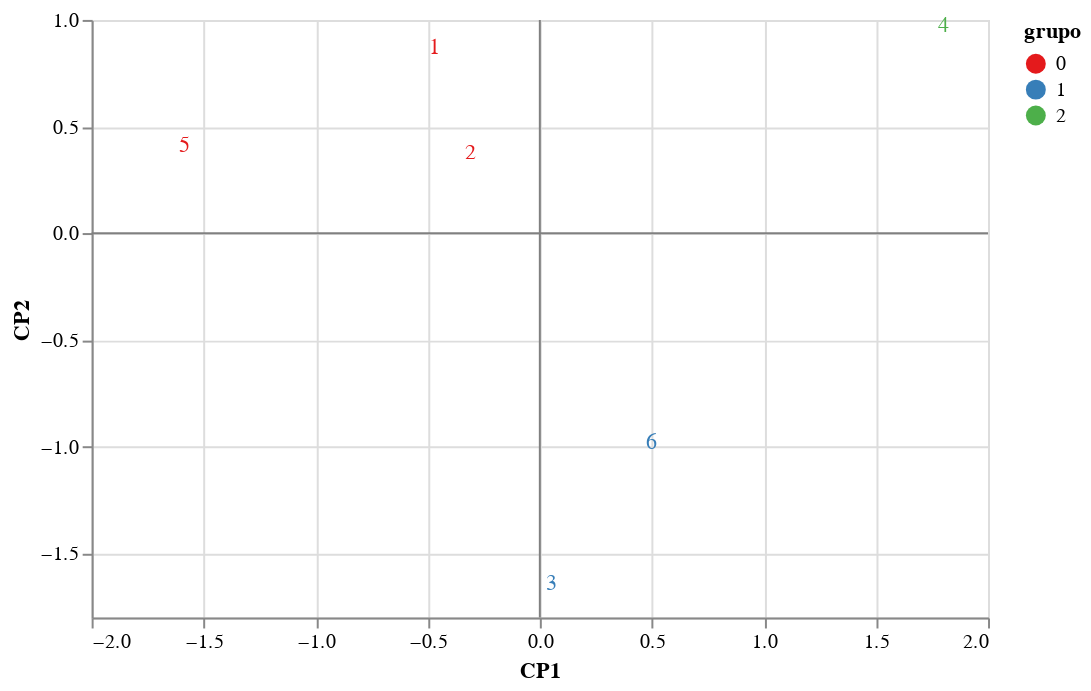

Write notebook code for a chart like this one.
### Code cell
# diagrama de dispersão dos CPs usando altair

g = alt.Chart(resultado, height=300, width=450).mark_text().encode(
    alt.X('cp1', scale=alt.Scale(domain=[resultado.cp1.min(), resultado.cp1.max()]), axis=alt.Axis(title='CP1')),
    alt.Y('cp2', scale=alt.Scale(domain=[resultado.cp2.min(), resultado.cp2.max()]), axis=alt.Axis(title='CP2')),
    text='obs',
    color=alt.Color('grupo:O', scale=alt.Scale(scheme='set1'))
)
# eixo x = 0
bar_x = alt.Chart(pd.DataFrame({'zero': [0]})).mark_rule(color='gray').encode(
    x='zero:Q'
)
# eixo y = 0
bar_y = alt.Chart(pd.DataFrame({'zero': [0]})).mark_rule(color='gray').encode(
    y='zero:Q'
)
g + bar_x + bar_y

### Figure 1 — Vega-Lite specification as saved in the notebook (floating-point values rounded to 4 significant figures)
{"config": {"view": {"continuousWidth": 300, "continuousHeight": 300}}, "layer": [{"data": {"name": "data-0d63a20c3ad7e2a7ffd00f99fb212666"}, "mark": {"type": "text"}, "encoding": {"color": {"field": "grupo", "scale": {"scheme": "set1"}, "type": "ordinal"}, "text": {"field": "obs", "type": "quantitative"}, "x": {"axis": {"title": "CP1"}, "field": "cp1", "scale": {"domain": [-1.581, 1.804]}, "type": "quantitative"}, "y": {"axis": {"title": "CP2"}, "field": "cp2", "scale": {"domain": [-1.644, 0.9718]}, "type": "quantitative"}}}, {"data": {"name": "data-42990c68f268a11fa16682fcd3437a6f"}, "mark": {"type": "rule", "color": "gray"}, "encoding": {"x": {"field": "zero", "type": "quantitative"}}}, {"data": {"name": "data-42990c68f268a11fa16682fcd3437a6f"}, "mark": {"type": "rule", "color": "gray"}, "encoding": {"y": {"field": "zero", "type": "quantitative"}}}], "height": 300, "width": 450, "$schema": "https://vega.github.io/schema/vega-lite/v5.20.1.json", "datasets": {"data-0d63a20c3ad7e2a7ffd00f99fb212666": [{"cp1": -0.4689, "cp2": 0.8693, "grupo": 0, "obs": 1}, {"cp1": -0.3091, "cp2": 0.3781, "grupo": 0, "obs": 2}, {"cp1": 0.05598, "cp2": -1.644, "grupo": 1, "obs": 3}, {"cp1": 1.804, "cp2": 0.9718, "grupo": 2, "obs": 4}, {"cp1": -1.581, "cp2": 0.4078, "grupo": 0, "obs": 5}, {"cp1": 0.4998, "cp2": -0.9831, "grupo": 1, "obs": 6}], "data-42990c68f268a11fa16682fcd3437a6f": [{"zero": 0}]}}
